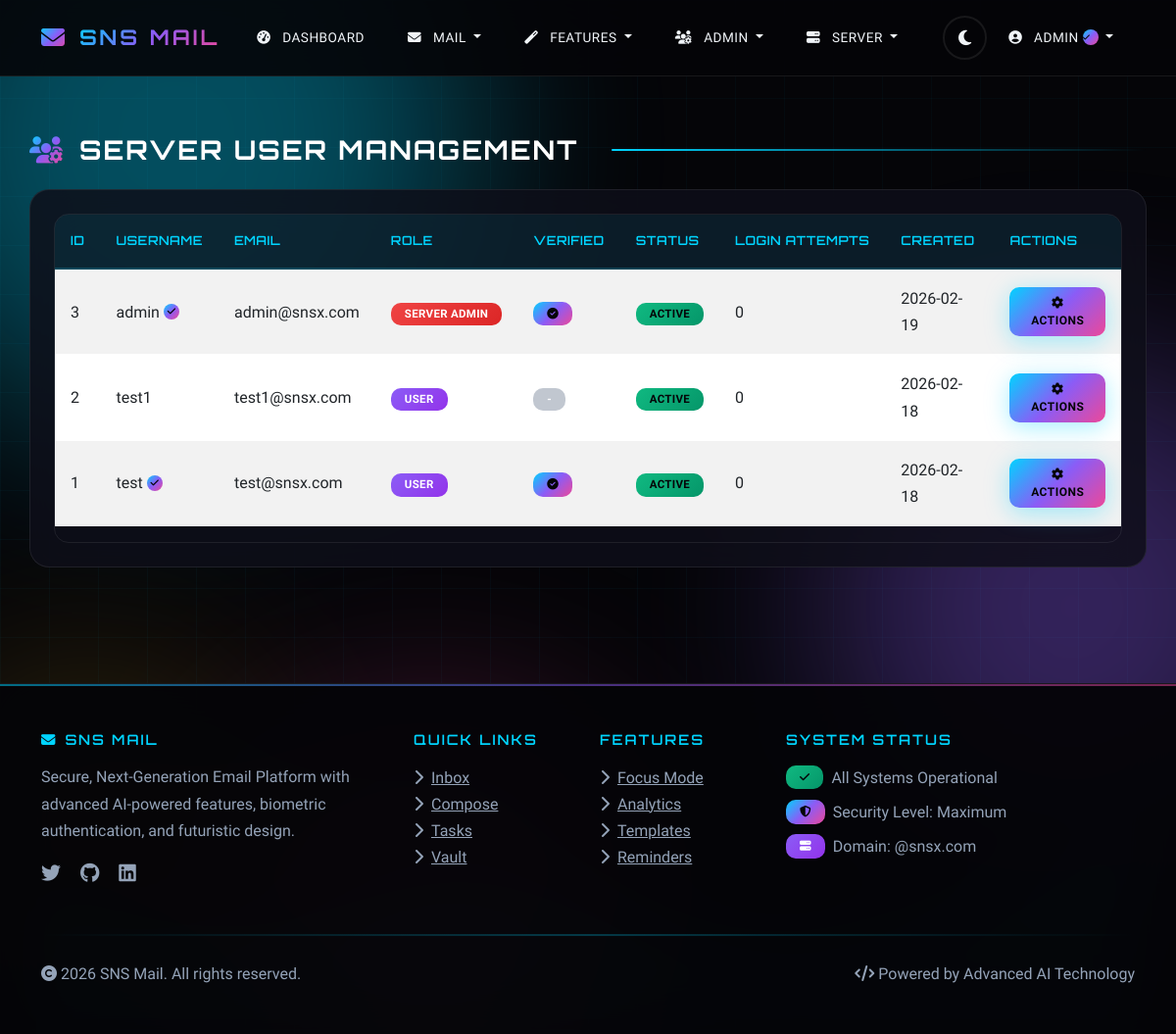
The page /user-management (signed in) on the database its author committed.
### sns_mail/database/models.py (models this page shows, shortened)
class User(UserMixin, db.Model):
    __tablename__ = 'users'
    id = db.Column(db.Integer, primary_key=True)
    name = db.Column(db.String(100), nullable=False)
    username = db.Column(db.String(50), unique=True, nullable=False)
    email = db.Column(db.String(120), unique=True, nullable=False)
    password_hash = db.Column(db.String(128))
    face_photo = db.Column(db.String(200))
    eye_scan = db.Column(db.String(200))
    totp_secret = db.Column(db.String(16))
    is_2fa_enabled = db.Column(db.Boolean, default=False)
    is_admin = db.Column(db.Boolean, default=False)
    is_server_admin = db.Column(db.Boolean, default=False)
    is_banned = db.Column(db.Boolean, default=False)
    ban_reason = db.Column(db.Text)
    is_verified = db.Column(db.Boolean, default=False)  # Blue tick verification
    created_at = db.Column(db.DateTime, default=datetime.utcnow)
    last_login = db.Column(db.DateTime)
    login_attempts = db.Column(db.Integer, default=0)
    locked_until = db.Column(db.DateTime)
    ai_preferences = db.Column(db.Text)  # JSON for AI learning preferences
    mood_tracking_enabled = db.Column(db.Boolean, default=True)
    focus_mode_enabled = db.Column(db.Boolean, default=False)
    focus_mode_until = db.Column(db.DateTime)
    sent_emails = db.relationship('Email', foreign_keys='Email.sender_id', backref='sender', lazy='dynamic')
    received_emails = db.relationship('Email', foreign_keys='Email.recipient_id', backref='recipient', lazy='dynamic')
    drafts = db.relationship('Draft', backref='user', lazy='dynamic')
    sent_folders = db.relationship('SentFolder', backref='user', lazy='dynamic')
    important_folders = db.relationship('ImportantFolder', backref='user', lazy='dynamic')
    archive_folders = db.relationship('ArchiveFolder', backref='user', lazy='dynamic')
    deleted_folders = db.relationship('DeletedFolder', backref='user', lazy='dynamic')
    spam_folders = db.relationship('SpamFolder', backref='user', lazy='dynamic')
    notes = db.relationship('Note', backref='user', lazy='dynamic')
    tasks = db.relationship('Task', backref='user', lazy='dynamic')
    vault_items = db.relationship('VaultItem', backref='user', lazy='dynamic')
    email_analytics = db.relationship('EmailAnalytics', backref='user', lazy='dynamic')
    scheduled_emails = db.relationship('ScheduledEmail', backref='user', lazy='dynamic')
    mood_logs = db.relationship('MoodLog', backref='user', lazy='dynamic')
    focus_sessions = db.relationship('FocusSession', backref='user', lazy='dynamic')
    email_templates = db.relationship('EmailTemplate', backref='user', lazy='dynamic')
    def is_account_locked(self):
        return self.locked_until is not None and datetime.utcnow() < self.locked_until

### sns_mail/core/server_routes.py (the view)
@server.route('/user-management')
@login_required
def user_management():
    if not current_user.is_server_admin:
        flash('Access denied. Only server admins can access user management.', 'danger')
        return redirect(url_for('client.dashboard'))
    page = request.args.get('page', 1, type=int)
    users = User.query.order_by(User.created_at.desc()).paginate(page=page, per_page=20)
    return render_template('server/user_management.html', users=users)

### sns_mail/templates/server/user_management.html (shortened to what this page needs)
{% extends "base.html" %}
{% block content %}
<div class="row">
    <div class="col-12">
        <h2 class="mb-4">
            <i class="fas fa-users-cog text-primary"></i>
            Server User Management
        </h2>
    </div>
</div>
<div class="card">
    <div class="card-body">
        <div class="table-responsive">
            <table class="table table-striped table-hover">
                <thead>
                    <tr>
                        <th>ID</th>
                        <th>Username</th>
                        <th>Email</th>
                        <th>Role</th>
                        <th>Verified</th>
                        <th>Status</th>
                        <th>Login Attempts</th>
                        <th>Created</th>
                        <th>Actions</th>
                    </tr>
                </thead>
                <tbody>
                    {% for user in users.items %}
                        <tr>
                            <td>{{ user.id }}</td>
                            <td>
                                <span class="verified-name">
                                    {{ user.username }}
                                    {% if user.is_verified %}
                                        <span class="verified-badge verified-badge-sm" data-tooltip="Verified User">
                                            <i class="fas fa-check"></i>
                                        </span>
                                    {% endif %}
                                </span>
                            </td>
                            <td>{{ user.email }}</td>
                            <td>
                                {% if user.is_server_admin %}
                                    <span class="badge bg-danger">Server Admin</span>
                                {% elif user.is_admin %}
                                    <span class="badge bg-warning">Admin</span>
                                {% else %}
                                    <span class="badge bg-info">User</span>
                                {% endif %}
                            </td>
                            <td>
                                {% if user.is_verified %}
                                    <span class="badge bg-primary">
                                        <i class="fas fa-check-circle"></i>
                                    </span>
                                {% else %}
                                    <span class="badge bg-secondary">-</span>
                                {% endif %}
                            </td>
                            <td>
                                {% if user.is_banned %}
                                    <span class="badge bg-danger">Banned</span>
                                {% elif user.is_account_locked() %}
                                    <span class="badge bg-warning">Locked</span>
                                {% else %}
                                    <span class="badge bg-success">Active</span>
                                {% endif %}
                            </td>
                            <td>{{ user.login_attempts }}</td>
                            <td>{{ user.created_at.strftime('%Y-%m-%d') if user.created_at else 'N/A' }}</td>
                            <td>
                                <a href="{{ url_for('server.user_server_actions', user_id=user.id) }}" class="btn btn-sm btn-primary">
                                    <i class="fas fa-cog"></i> Actions
                                </a>
                            </td>
                        </tr>
                    {% else %}
                        <tr>
                            <td colspan="9" class="text-center">No users found</td>
                        </tr>
                    {% endfor %}
                </tbody>
            </table>
        </div>
    </div>
</div>
{% endblock %}

### sns_mail/templates/base.html (shortened to what this page needs)
<!DOCTYPE html>
<html lang="en">
<head>
    <link href="https://cdn.jsdelivr.net/npm/bootstrap@5.3.0/dist/css/bootstrap.min.css" rel="stylesheet">
    <link href="https://cdnjs.cloudflare.com/ajax/libs/font-awesome/6.4.0/css/all.min.css" rel="stylesheet">
    <link href="{{ url_for('static', filename='css/style.css') }}" rel="stylesheet">
</head>
<body>
    <div class="parallax-container">
        <div class="parallax-orb orb-1"></div>
        <div class="parallax-orb orb-2"></div>
    </div>
    <div class="wave-container">
    </div>
    <nav class="navbar navbar-expand-lg navbar-dark" id="mainNavbar">
        <div class="container">
            <a class="navbar-brand" href="{{ url_for('auth.index') }}">
                <i class="fas fa-envelope icon-animated"></i>
                <span>SNS Mail</span>
            </a>
            <div class="collapse navbar-collapse" id="navbarNav">
                <ul class="navbar-nav me-auto">
                    {% if current_user.is_authenticated %}
                        <li class="nav-item">
                            <a class="nav-link" href="{{ url_for('client.dashboard') }}">
                                <i class="fas fa-tachometer-alt"></i> Dashboard
                            </a>
                        </li>
                        <li class="nav-item dropdown">
                            <a class="nav-link dropdown-toggle" href="#" role="button" data-bs-toggle="dropdown">
                                <i class="fas fa-envelope"></i> Mail
                            </a>
                        </li>
                        <li class="nav-item dropdown">
                            <a class="nav-link dropdown-toggle" href="#" role="button" data-bs-toggle="dropdown">
                                <i class="fas fa-magic"></i> Features
                            </a>
                        </li>
                        {% if current_user.is_admin or current_user.is_server_admin %}
                            <li class="nav-item dropdown">
                                <a class="nav-link dropdown-toggle" href="#" role="button" data-bs-toggle="dropdown">
                                    <i class="fas fa-users-cog"></i> Admin
                                </a>
                            </li>
                        {% endif %}
                        {% if current_user.is_server_admin %}
                            <li class="nav-item dropdown">
                                <a class="nav-link dropdown-toggle" href="#" role="button" data-bs-toggle="dropdown">
                                    <i class="fas fa-server"></i> Server
                                </a>
                            </li>
                        {% endif %}
                    {% endif %}
                </ul>
                <ul class="navbar-nav d-flex align-items-center">
                    <li class="nav-item">
                        <button class="theme-toggle" id="themeToggle" title="Toggle Theme">
                            <i class="fas fa-moon" id="themeIcon"></i>
                        </button>
                    </li>
                    {% if current_user.is_authenticated %}
                        <li class="nav-item dropdown">
                            <a class="nav-link dropdown-toggle" href="#" role="button" data-bs-toggle="dropdown">
                                <i class="fas fa-user-circle"></i>
                                <span class="verified-name">
                                    {{ current_user.username }}
                                    {% if current_user.is_verified %}
                                        <span class="verified-badge verified-badge-sm" data-tooltip="Verified User">
                                            <i class="fas fa-check"></i>
                                        </span>
                                    {% endif %}
                                </span>
                            </a>
                        </li>
                    {% endif %}
                </ul>
            </div>
        </div>
    </nav>
    <main class="container mt-4">
        {% block content %}{% endblock %}
    </main>
    <footer class="text-light mt-5 py-5">
        <div class="container">
            <div class="row">
                <div class="col-lg-4 mb-4">
                    <h5><i class="fas fa-envelope me-2 icon-pulse"></i>SNS Mail</h5>
                    <p class="mt-3">Secure, Next-Generation Email Platform with advanced AI-powered features, biometric authentication, and futuristic design.</p>
                    <div class="mt-3">
                        <a href="#" class="text-secondary me-3"><i class="fab fa-twitter fa-lg icon-animated"></i></a>
                        <a href="#" class="text-secondary me-3"><i class="fab fa-github fa-lg icon-animated"></i></a>
                        <a href="#" class="text-secondary me-3"><i class="fab fa-linkedin fa-lg icon-animated"></i></a>
                    </div>
                </div>
                <div class="col-lg-2 col-md-4 mb-4">
                    <h5>Quick Links</h5>
                    <ul class="list-unstyled mt-3">
                        <li><a href="{{ url_for('client.inbox') }}" class="text-secondary"><i class="fas fa-chevron-right me-2"></i>Inbox</a></li>
                        <li><a href="{{ url_for('client.compose') }}" class="text-secondary"><i class="fas fa-chevron-right me-2"></i>Compose</a></li>
                        <li><a href="{{ url_for('features.tasks') }}" class="text-secondary"><i class="fas fa-chevron-right me-2"></i>Tasks</a></li>
                        <li><a href="{{ url_for('features.vault') }}" class="text-secondary"><i class="fas fa-chevron-right me-2"></i>Vault</a></li>
                    </ul>
                </div>
                <div class="col-lg-2 col-md-4 mb-4">
                    <h5>Features</h5>
                    <ul class="list-unstyled mt-3">
                        <li><a href="{{ url_for('features.focus_mode') }}" class="text-secondary"><i class="fas fa-chevron-right me-2"></i>Focus Mode</a></li>
                        <li><a href="{{ url_for('features.analytics') }}" class="text-secondary"><i class="fas fa-chevron-right me-2"></i>Analytics</a></li>
                        <li><a href="{{ url_for('features.templates') }}" class="text-secondary"><i class="fas fa-chevron-right me-2"></i>Templates</a></li>
                        <li><a href="{{ url_for('features.reminders') }}" class="text-secondary"><i class="fas fa-chevron-right me-2"></i>Reminders</a></li>
                    </ul>
                </div>
                <div class="col-lg-4 col-md-4 mb-4">
                    <h5>System Status</h5>
                    <div class="mt-3">
                        <div class="d-flex align-items-center mb-2">
                            <span class="badge bg-success me-2"><i class="fas fa-check icon-pulse"></i></span>
                            <span class="text-secondary">All Systems Operational</span>
                        </div>
                        <div class="d-flex align-items-center mb-2">
                            <span class="badge bg-primary me-2"><i class="fas fa-shield-alt icon-pulse"></i></span>
                            <span class="text-secondary">Security Level: Maximum</span>
                        </div>
                        <div class="d-flex align-items-center">
                            <span class="badge bg-info me-2"><i class="fas fa-server icon-pulse"></i></span>
                            <span class="text-secondary">Domain: @snsx.com</span>
                        </div>
                    </div>
                </div>
            </div>
            <hr>
            <div class="row align-items-center">
                <div class="col-md-6">
                    <p class="mb-0 text-secondary">
                        <i class="fas fa-copyright"></i> 2026 SNS Mail. All rights reserved.
                    </p>
                </div>
                <div class="col-md-6 text-md-end">
                    <p class="mb-0 text-secondary">
                        <i class="fas fa-code"></i> Powered by Advanced AI Technology
                    </p>
                </div>
            </div>
        </div>
    </footer>
</body>
</html>

### rows shown on the page
User: username "ADMIN", id "3", username "admin", is_verified True (drawn), email "admin@snsx.com", is_server_admin "SERVER ADMIN", is_banned "ACTIVE", login_attempts "0", created_at "2026-02-19"
User: id "2", username "test1", email "test1@snsx.com", is_server_admin "USER", is_banned "ACTIVE", login_attempts "0", created_at "2026-02-18"
User: id "1", username "test", is_verified True (drawn), email "test@snsx.com", is_server_admin "USER", is_banned "ACTIVE", login_attempts "0", created_at "2026-02-18"
